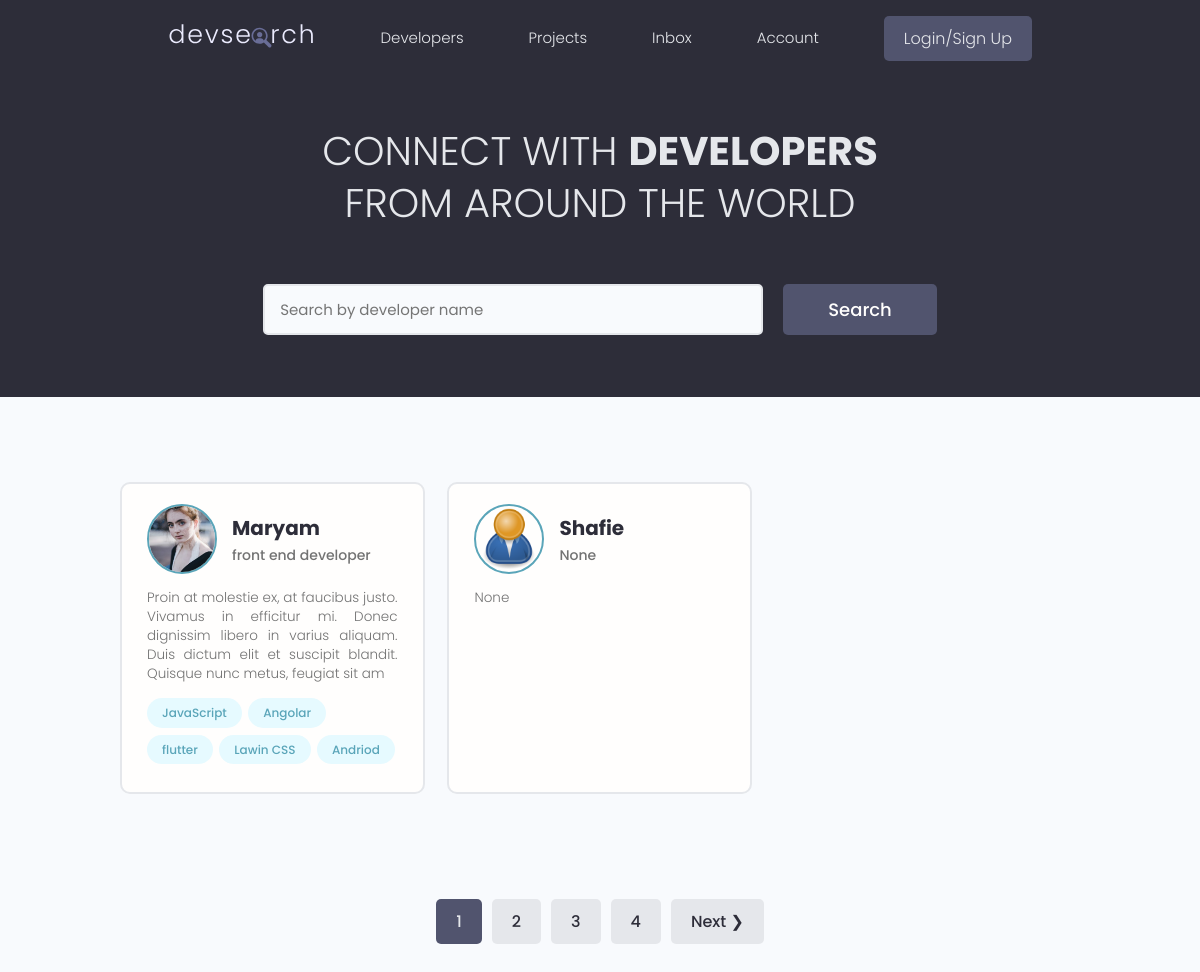
The page / on the database its author committed.
### users/models.py (models this page shows, shortened)
class Profile(models.Model):
    user = models.OneToOneField(User, on_delete=models.CASCADE, null=True,blank=True)
    name  = models.CharField(max_length=200, blank=True, null=True)
    email = models.EmailField(max_length=500, null=True, blank=True)
    username = models.CharField(max_length=200, blank=True , null=True)
    location = models.CharField(max_length=200, blank=True , null=True)
    short_info = models.CharField(max_length=250, null=True, blank=True)
    bio = models.TextField(blank=True, null=True)
    profile_image = models.ImageField(null=True, blank=True, upload_to='profiles/', default='profiles/user-default.png')
    social_github = models.CharField(max_length=300, blank=True, null=True)
    social_twitter = models.CharField(max_length=300, blank=True, null=True)
    social_linkedin = models.CharField(max_length=300, blank=True, null=True)
    social_youtube = models.CharField(max_length=300, blank=True, null=True)
    social_website = models.CharField(max_length=300, blank=True, null=True)
    created_at = models.DateTimeField(auto_now_add=True)
    id = models.UUIDField(default=uuid.uuid4, unique=True, primary_key=True,editable=False)

class Skill(models.Model):
    owner = models.ForeignKey(Profile, on_delete=models.CASCADE , null= True, blank=True)
    name = models.CharField(max_length=250, null=True, blank=True)
    description = models.TextField(null=True, blank=True)
    created_at = models.DateTimeField(auto_now_add=True)
    id = models.UUIDField(default=uuid.uuid4, unique=True, primary_key=True,editable=False)
    def __str__(self) -> str:
        return self.name

### users/views.py (the view)
def profiles_view(request):
    profiles, search_query = searchProfiles(request)
    custom_page, profiles = paginateProfiles(request, profiles,2)
    context ={'profiles': profiles, 'search_query':search_query, 'custom_page': custom_page}
    return render(request, 'users/profiles.html', context )

### users/utils.py (called while the page is built)
def paginateProfiles(request, profiles,result):
    page = request.GET.get('page')
    paginator = Paginator(profiles, result)
    try:
        profiles = paginator.page(page)
    except PageNotAnInteger:
        page = 1
        profiles = paginator.page(page)
    except EmptyPage:
        page = paginator.num_pages
        profiles = paginator.page(page)
    left_index = (int(page) - 4)
    if left_index < 1:
            left_index = 1
    right_index = (int(page) + 5)
    if right_index > paginator.num_pages:
        right_index = paginator.num_pages +1
    custom_page = range(left_index,right_index)
    return custom_page, profiles

def searchProfiles(request):
    search_query = ''
    if request.GET.get('search_query'):
        search_query = request.GET.get('search_query')
    skills = Skill.objects.filter(name__icontains=search_query)
    profiles = Profile.objects.distinct().filter(
        Q(name__icontains=search_query) |
        Q(short_info__icontains=search_query)|
         Q(skill__in=skills)
         )
    return profiles , search_query

### users/templates/users/profiles.html (shortened to what this page needs)
{% extends 'main.html' %}
{% block content %}
  <main class="home">
    <section class="hero-section text-center">
      <div class="container container--narrow">
        <div class="hero-section__box">
          <h2>CONNECT WITH <span>DEVELOPERS</span></h2>
          <h2>FROM AROUND THE WORLD</h2>
        </div>
        <div  class="hero-section__search">
          <form id="searchForm" class="form" action="{% url 'profiles' %}" method="get">
            <div class="form__field">
              <input class="input input--text" id="formInput#search" type="text" name="search_query"
                value="{{search_query}}" placeholder="Search by developer name" />
            </div>
            <input class="btn btn--sub btn--lg" type="submit" value="Search" />
          </form>
        </div>
      </div>
    </section>
    <section class="devlist">
      <div class="container">
        <div class="grid grid--three">
            {% for profile in profiles %}
          <div class="column card">
            <div class="dev">
              <a href="{% url 'user-profile' profile.pk %}" class="card__body">
                <div class="dev__profile">
                  <img class="avatar avatar--md" src="{{ profile.profile_image.url }}" alt="image" />
                  <div class="dev__meta">
                    <h3> {{profile.name}}</h3>
                    <h5>{{profile.short_info|slice:"50"}}</h5>
                  </div>
                </div>
                <p class="dev__info">{{profile.bio|slice:"180"}} </p>
                <div class="dev__skills">
                  {% for skill in profile.skill_set.all|slice:"5" %}
                  <span class="tag tag--pill tag--main">
                    <small>{{skill}}</small>
                  </span>
                  {% endfor %}
                </div>
              </a>
            </div>
          </div>
            {% endfor %}
        </div>
      </div>
    </section>
    {% include 'pagination.html' with queryset=profiles custom_page=custom_page %}
  </main>
{% endblock content %}

### static/styles/app.css (style rules this page uses)
:root { --color-sub: #2d2d39; }
.btn--sub { background-color: var(--color-sub-light); }
.card { border: 2px solid var(--color-light); }
img { width: 100%; }
.hero-section { height: 40vh; display: flex; align-items: center; background-color: var(--color-sub); }
.hero-section__box { margin-bottom: 4rem; }
.hero-section__box > h2, .hero-section__box > h2 > span { font-size: 4rem; color: var(--color-light); line-height: 1.3; text-transform: uppercase; }
.hero-section__box > h2 { font-weight: 300; }
.hero-section__box > h2 > span { font-weight: 700; }
.hero-section__search > .form { display: flex; align-items: center; justify-content: center; gap: 2rem; }
.hero-section__search > .form input.input--text { width: 50rem; }
.devlist { margin-top: 8rem; }
.devlist .grid { align-items: stretch; }
.devlist .dev .dev__profile { display: flex; align-items: center; gap: 1.5rem; }
.devlist .dev .dev__meta h3 { color: var(--color-sub); font-size: 2rem; font-weight: 700; }
.devlist .dev .dev__meta h5 { color: var(--color-text); font-size: 1.4rem; font-weight: 500; }
.devlist .dev .dev__info { margin: 1.5rem 0; font-size: 1.35rem; line-height: 1.4; text-align: justify; }

### static/uikit/styles/modules/_variables.css (style rules this page uses)
:root { --color-main: #5aa5b9; --color-main-light: #e6faff; --color-sub: #3f4156; --color-sub-light: #51546e; --color-sub-lighter: #ededfd; --color-text: #737373; --color-gray: #8b8b8b; --color-light: #e5e7eb; --color-light-gray: #767676; --color-bg: #f8fafd; --color-white: #fffefd; --color-white-light: #f3f3f3; --color-success: #359e64; --color-success-bg: #def8e8; --color-error: #fc4b0b; --color-error-bg: #fff2ee; --font-base: 'Poppins', arial, helvetica, 'Segoe UI', roboto, ubuntu, sans-serif; --font-monospace: 'Fira Code', 'Courier New', courier, monospace; --font-regular: 300; --font-medium: 500; --font-bold: 700; --generic-shadow: 1px 1px 5px #00000010; --generic-transition: all 0.3s ease-in-out; }

### static/uikit/styles/modules/_base.css (style rules this page uses)
* { margin: 0; padding: 0; box-sizing: border-box; text-rendering: optimizeLegibility; color: inherit; font-size: inherit; }
html { font-size: 50%; }
@media only screen and (min-width: 480px) { html { font-size: 56.25%; } }
@media only screen and (min-width: 1200px) { html { font-size: 62.5%; } }
body { line-height: 1.6; font-weight: 400; font-size: 1.5rem; color: var(--color-text); background-color: var(--color-bg); min-height: 100vh; }

### static/uikit/styles/modules/_typography.css (style rules this page uses)
* { font-family: var(--font-base); }
h2 { font-size: 3.6rem; font-weight: var(--font-bold); }
h3 { font-size: 3.2rem; font-weight: var(--font-medium); }
h5 { font-size: 2.4rem; font-weight: var(--font-medium); }
h5, h6 { font-weight: var(--font-regular); }
p, span, strong { font-size: 1.6rem; color: var(--color-text); font-weight: var(--font-regular); }
a { padding-bottom: 2px; text-decoration: none; display: inline-block; color: var(--color-main); font-weight: var(--font-medium); }

### static/uikit/styles/modules/_utilities.css (style rules this page uses)
.container { width: 92%; max-width: 165rem; margin: 0 auto; box-sizing: border-box; }
.container--narrow { width: 92%; max-width: 120rem; }
@media screen and (min-width: 1000px) { .container { width: 90%; } }
@media screen and (min-width: 1000px) { .container--narrow { width: 85%; } }
@media screen and (min-width: 1200px) { .container { width: 80%; } }
@media screen and (min-width: 1200px) { .container--narrow { width: 72%; } }
.text-center { text-align: center; }

### static/uikit/styles/modules/_avatar.css (style rules this page uses)
.avatar { border-radius: 50%; border: 2px solid var(--color-main); object-fit: cover; }
.avatar--md { height: 7rem; width: 7rem; }

### static/uikit/styles/modules/_button.css (style rules this page uses)
.btn { display: inline-block; position: relative; cursor: pointer; background-color: var(--color-light); font-weight: var(--font-medium); color: var(--color-sub); text-decoration: none; padding: 1rem 2rem; border-radius: 0.5rem; border: none; width: -webkit-fit-content; width: -moz-fit-content; width: fit-content; height: -webkit-fit-content; height: -moz-fit-content; height: fit-content; font-size: 1.6rem; outline-width: 0; outline-color: transparent; -webkit-backface-visibility: hidden; backface-visibility: hidden; transition: all 0.3s ease-in-out; }
.btn--sub { background-color: var(--color-sub); color: var(--color-white); }
.btn--lg { font-size: 1.8rem; padding: 1.2rem 4.5rem; }

### static/uikit/styles/modules/_card.css (style rules this page uses)
.card { border-radius: 1rem; background-color: var(--color-white); border: 1.5px solid var(--color-light); width: auto; height: auto; margin-top: 0.5rem; margin-bottom: 0.5rem; overflow: hidden; }
.card__body, .card__header { padding: 2rem 2.5rem; }

### rows shown on the page
Profile: profile_image (picture), name "Maryam", short_info "front end developer", bio "Proin at molestie ex, at faucibus justo. Vivamus in efficitur mi. Donec dignissim libero in varius aliquam. Duis dictum elit et suscipit blandit. Quisque nunc metus, feugiat sit am"
Skill: name "JavaScript"
Skill: name "Angolar"
Skill: name "flutter"
Skill: name "Lawin CSS"
Skill: name "Andriod"
Profile: profile_image (placeholder picture), name "Shafie", short_info "None", bio "None"

### other values the page prints
{{ page }} "1"
{{ page }} "2" "3" "4"
